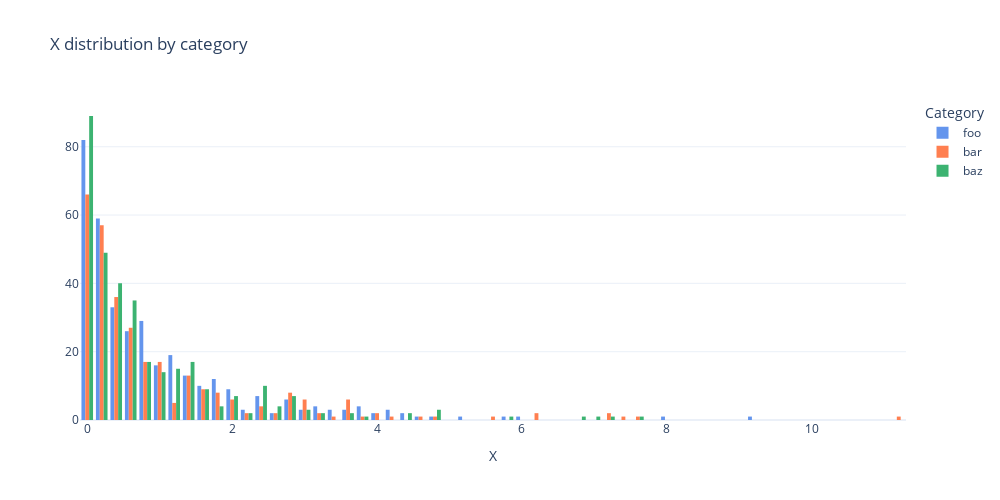

Notebook source saved alongside this figure:
### Code cell
# Grouped distribution plot with multiple categories

d_plot = d_plot
val_name = "x"
cat_name = "category"
cats = ["foo", "bar", "baz"]
colors = ["cornflowerblue", "coral", "mediumseagreen"]
bucket_size = None

fig = go.Figure()
for i, category in enumerate(cats):
    fig.add_trace(
        go.Histogram(
            x=(
                None
                if d_plot[val_name].dtype == "object"
                else d_plot[d_plot[cat_name] == category][val_name]
            ),
            y=(
                d_plot[d_plot[cat_name] == category][val_name]
                if d_plot[val_name].dtype == "object"
                else None
            ),
            name=category,
            showlegend=True,
            nbinsx=None,
            xbins=dict(size=bucket_size, start=None, end=None),
            marker=dict(color=colors[i]),
        )
    )
if d_plot[val_name].dtype == "object":
    fig.update_traces(hovertemplate="value: %{y}<br>count: %{x}")
else:
    fig.update_traces(hovertemplate="value: %{x}<br>count: %{y}")
fig.update_layout(
    template="plotly_white",
    width=1000,
    height=500,
    title=f"{val_name.capitalize()} distribution by {cat_name}",
    legend_title=cat_name.capitalize(),
    showlegend=True,
)
if d_plot[val_name].dtype == "object":
    fig.update_xaxes(title="Count", range=None, dtick=None)
    fig.update_yaxes(title=val_name.capitalize(), range=None, dtick=bucket_size)
else:
    fig.update_xaxes(title=val_name.capitalize(), range=None, dtick=bucket_size)
    fig.update_yaxes(title=None, range=None, dtick=None)
fig.show()

### Figure 1 — Plotly figure (JSON) as saved in the notebook; plotly's stock layout.template omitted (floating-point values rounded to 4 significant figures; data arrays with more than 128 entries replaced by an {"elided": "..."} marker saying what was removed)
{"data": [{"hovertemplate": "value: %{x}<br>count: %{y}", "marker": {"color": "cornflowerblue"}, "name": "foo", "showlegend": true, "type": "histogram", "x": {"elided": "357 float values"}}, {"hovertemplate": "value: %{x}<br>count: %{y}", "marker": {"color": "coral"}, "name": "bar", "showlegend": true, "type": "histogram", "x": {"elided": "306 float values"}}, {"hovertemplate": "value: %{x}<br>count: %{y}", "marker": {"color": "mediumseagreen"}, "name": "baz", "showlegend": true, "type": "histogram", "x": {"elided": "337 float values"}}], "layout": {"height": 500, "legend": {"title": {"text": "Category"}}, "showlegend": true, "title": {"text": "X distribution by category"}, "width": 1000, "xaxis": {"title": {"text": "X"}}, "yaxis": {"title": {}}}}
